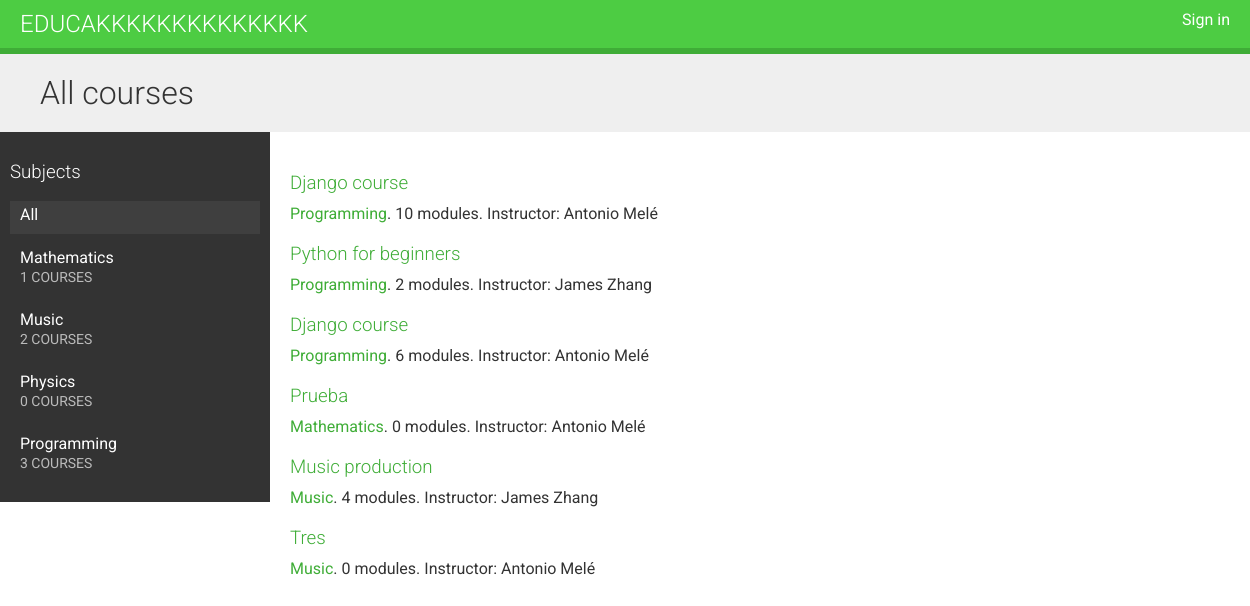
The app's page /, older data.
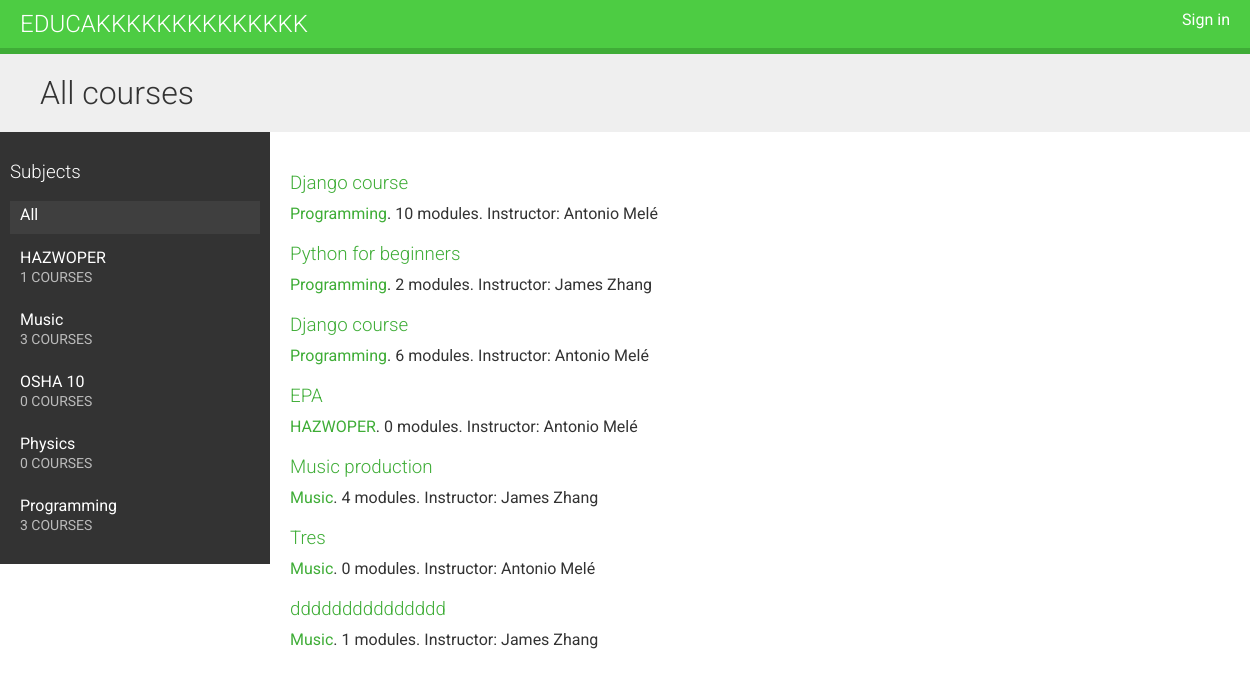
The same page, newer data.
### courses/models.py (models this page shows, shortened)
class Subject(models.Model):
    title = models.CharField(max_length=200)
    slug = models.SlugField(max_length=200, unique=True)
    class Meta:
        ordering = ['title']
    def __str__(self):
        return self.title

class Course(models.Model):
    owner = models.ForeignKey(User,
                              related_name='courses_created',
                              on_delete=models.CASCADE)
    subject = models.ForeignKey(Subject,
                                related_name='courses',
                                on_delete=models.CASCADE)
    title = models.CharField(max_length=200)
    slug = models.SlugField(max_length=200, unique=True)
    overview = models.TextField()
    created = models.DateTimeField(auto_now_add=True)
    students = models.ManyToManyField(User,
                                      related_name='courses_joined',
                                      blank=True)
    class Meta:
        ordering = ['-created']

### courses/views.py (the view)
# urls.py: path('', CourseListView.as_view(), name='course_list'),
class CourseListView(TemplateResponseMixin, View):
    model = Course
    template_name = 'courses/course/list.html'
    def get(self, request, subject=None):
        subjects = cache.get('all_subjects')
        if not subjects:
            subjects = Subject.objects.annotate(
                           total_courses=Count('courses'))
            cache.set('all_subjects', subjects)
        all_courses = Course.objects.annotate(
                                   total_modules=Count('modules'))
        if subject:
            subject = get_object_or_404(Subject, slug=subject)
            key = 'subject_{}_courses'.format(subject.id)
            courses = cache.get(key)
            if not courses:
                courses = all_courses.filter(subject=subject)
                cache.set(key, courses)
        else:
            courses = cache.get('all_courses')
            if not courses:
                courses = all_courses
                cache.set('all_courses', courses)
        return self.render_to_response({'subjects': subjects,
                                        'subject': subject,
                                        'courses': courses})

### courses/templates/courses/course/list.html (shortened to what this page needs)
{% extends "base.html" %}
{% block content %}
    <h1>
        {% if subject %}
            {{ subject.title }} courses
        {% else %}
            All courses
        {% endif %}
    </h1>
    <div class="contents">
        <h3>Subjects</h3>
        <ul id="modules">
            <li {% if not subject %}class="selected"{% endif %}>
                <a href="{% url "course_list" %}">All </a>
            </li>
            {% for s in subjects %}
                <li {% if subject == s %}class="selected"{% endif %}>
                    <a href="{% url "course_list_subject" s.slug %}">
                        {{ s.title }}
                        <br><span>{{ s.total_courses }} courses</span>
                    </a>
                </li>
            {% endfor %}
        </ul>
    </div>
    <div class="module">
        {% for course in courses %}
            {% with subject=course.subject %}
                <h3><a href="{% url "course_detail" course.slug %}">{{ course.title }}</a></h3>
                <p>
                    <a href="{% url "course_list_subject" subject.slug %}">{{ subject }}</a>.
                    {{ course.total_modules }} modules.
                    Instructor: {{ course.owner.get_full_name }}
                </p>
            {% endwith %}
        {% endfor %}
    </div>
{% endblock %}

### courses/templates/base.html (shortened to what this page needs)
{% load staticfiles %}
<!DOCTYPE html>
<html>
<head>
    <link href="{% static "css/base.css" %}" rel="stylesheet">
</head>
<body>
    <div id="header">
        <a href="/" class="logo">Educakkkkkkkkkkkkkk</a>
        <ul class="menu">
            {% if request.user.is_authenticated %}
                <li><a href="{% url "logout" %}">Sign out</a></li>
            {% else %}
                <li><a href="{% url "login" %}">Sign in</a></li>
            {% endif %}
        </ul>
    </div>
    <div id="content">
        {% block content %}
        {% endblock %}
    </div>
</body>
</html>

### courses/static/css/base.css (style rules this page uses)
body { margin:0; font-family:'Roboto', sans-serif; font-weight:400; color:#333; }
a { color:#3fad37; text-decoration:none; }
h1, h2, h3, h4, h5, h6 { font-family:'Roboto', sans-serif; font-weight:300; }
h1 { background:#efefef; width:100%; overflow:auto; padding:20px 0 20px 40px; margin:0; }
.module { overflow:auto; }
.module h3 { margin:30px 0 0; padding:0; width:100%; }
.module p { margin:10px 0 20px; width:100%; float:left; }
#header { background:#4dcc43; overflow:auto; padding:10px 20px; border-bottom:6px solid #3fad37; }
#header .logo { text-decoration:none; font-family:'Roboto', sans-serif; font-weight:300; text-transform:uppercase; font-size:24px; color:#fff; float:left; }
#header a { color:#fff; }
#header .menu { list-style:none; float:right; margin:0; padding:0; }
.contents { width:20%; padding:10px; float:left; background:#333; color: #fff; font-family:'Roboto', sans-serif; }
.contents ul { list-style:none; margin:0; padding:0; }
.contents ul li { margin:0 0 10px 0; padding:4px 10px 10px; overflow:auto; }
.contents ul li.selected { background:#3f3f3f; }
.contents ul span { text-transform:uppercase; color:#bbb; font-size:14px; }
.contents ul a { display:block; color:#fff; text-decoration:none; }
.module { padding:10px 20px; float:left; }

Row changes from the older to the newer data that the page shows:
changed Subject: title "Mathematics" → "HAZWOPER"
computed for Subject "Music": total_courses "2" → "3"
added Subject: title "OSHA 10", total_courses "0"
changed Course: title "Prueba" → "EPA"; subject "Mathematics" → "HAZWOPER"
added Course: title "ddddddddddddddd", subject "Music", total_modules "1", owner.get_full_name "James Zhang"
